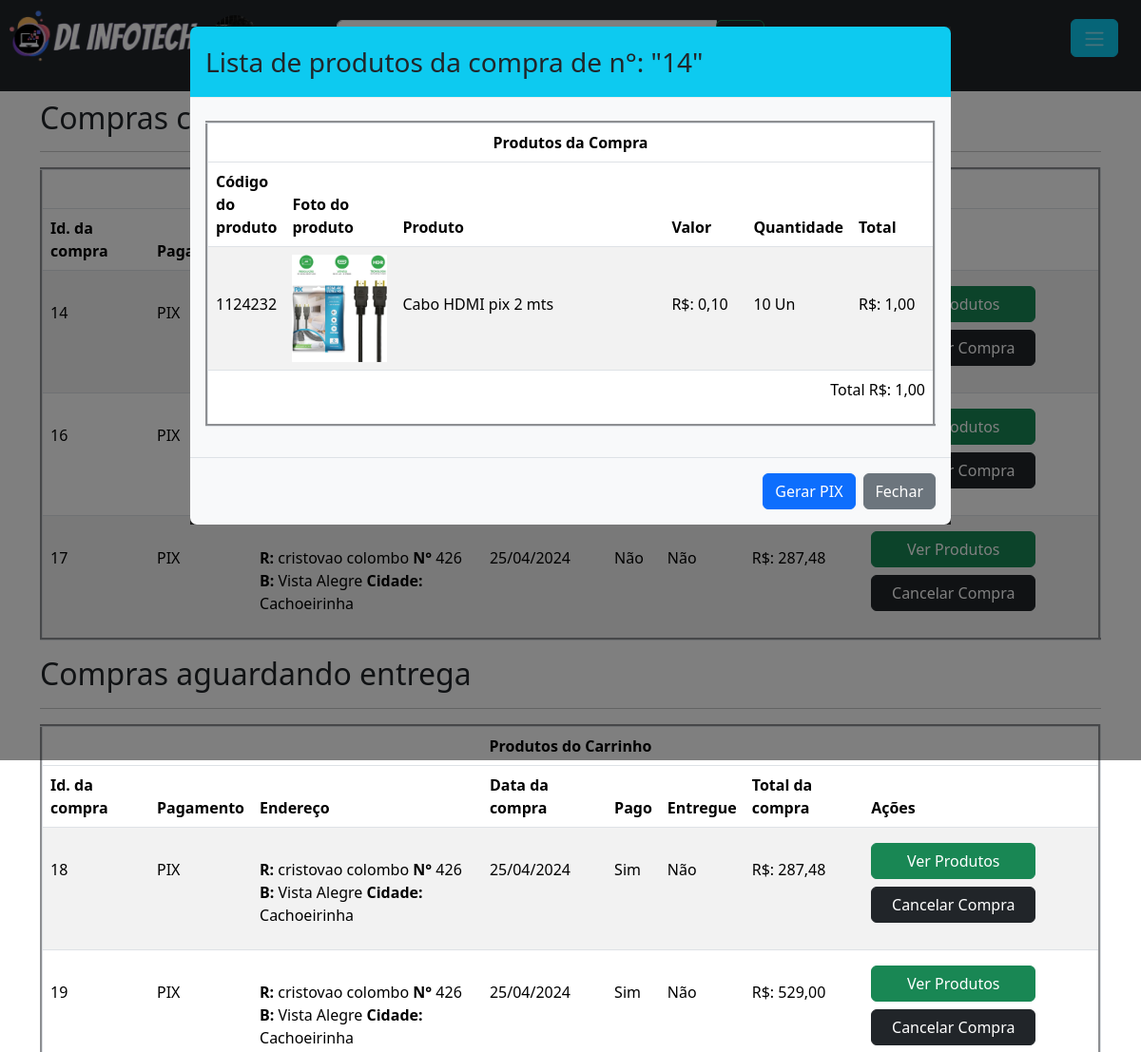
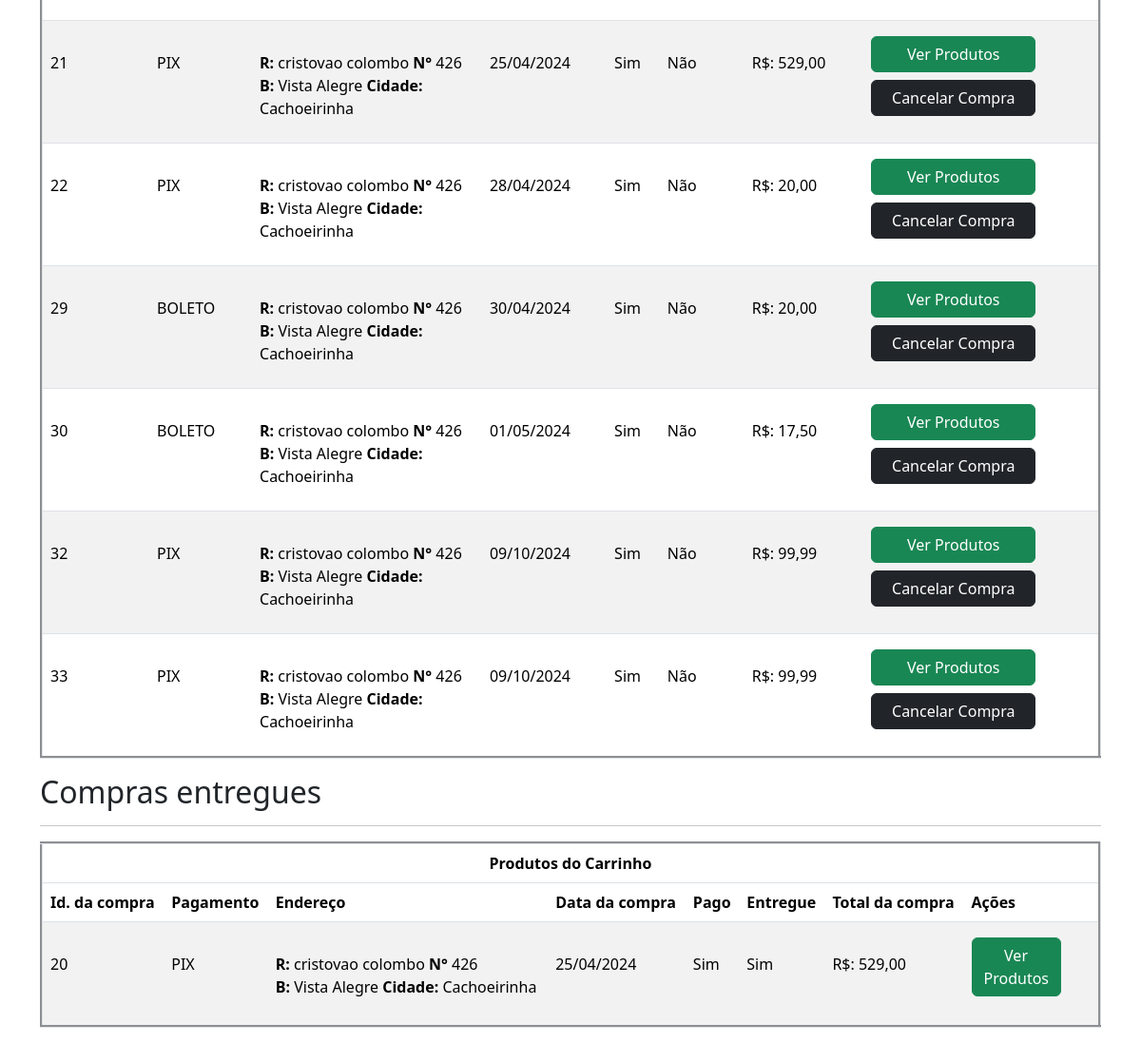
Page /usuario/compras.php?ver_pr_compra=14&lib=ok (signed in) on the committed database (2 pictures, top to bottom).
### tables this page shows
CREATE TABLE `itens_da_compra` (
  `id_item_compra` int(11) NOT NULL,
  `id_compra` int(11) NOT NULL,
  `id_produto` int(11) NOT NULL,
  `quantidade` double(10,2) NOT NULL,
  `data_item` datetime NOT NULL
);

CREATE TABLE `produtos` (
  `id_produto` int(11) NOT NULL,
  `cod_produto` varchar(40) NOT NULL,
  `nome` varchar(100) NOT NULL,
  `valor` double(10,2) NOT NULL,
  `quantidade` double(10,2) NOT NULL,
  `categoria` varchar(120) NOT NULL,
  `cor` varchar(15) NOT NULL,
  `voltagem` varchar(10) NOT NULL,
  `v_110` int(1) NOT NULL,
  `v_220` int(1) NOT NULL,
  `v_bivolt` int(1) NOT NULL,
  `s_volt` int(1) NOT NULL,
  `descricao` varchar(250) NOT NULL,
  `status` int(1) NOT NULL,
  `foto` varchar(100) NOT NULL,
  `foto_1` varchar(50) NOT NULL,
  `foto_2` varchar(50) NOT NULL,
  `foto_3` varchar(50) NOT NULL,
  `foto_4` varchar(50) NOT NULL,
  `foto_5` varchar(50) NOT NULL,
  `foto_6` varchar(50) NOT NULL,
  `var_cores` int(1) NOT NULL,
  `link_110` varchar(50) NOT NULL,
  `link_220` varchar(50) NOT NULL,
  `link_bivolt` varchar(50) NOT NULL,
  `azul` int(1) NOT NULL,
  `vermelho` int(1) NOT NULL,
  `preto` int(1) NOT NULL,
  `branco` int(1) NOT NULL,
  `amarelo` int(1) NOT NULL,
  `verde` int(1) NOT NULL,
  `laranja` int(1) NOT NULL,
  `cinza` int(1) NOT NULL,
  `rosa` int(1) NOT NULL,
  `marrom` int(1) NOT NULL,
  `roxo` int(1) NOT NULL,
  `prata` int(1) NOT NULL,
  `dourado` int(1) NOT NULL,
  `link_azul` varchar(45) NOT NULL,
  `link_vermelho` varchar(45) NOT NULL,
  `link_preto` varchar(45) NOT NULL,
  `link_branco` varchar(45) NOT NULL,
  `link_amarelo` varchar(45) NOT NULL,
  `link_verde` varchar(45) NOT NULL,
  `link_laranja` varchar(45) NOT NULL,
  `link_cinza` varchar(45) NOT NULL,
  `link_rosa` varchar(45) NOT NULL,
  `link_marrom` varchar(45) NOT NULL,
  `link_roxo` varchar(45) NOT NULL,
  `link_prata` varchar(45) NOT NULL,
  `link_dourado` varchar(45) NOT NULL
);

CREATE TABLE `compras` (
  `id_compra` int(11) NOT NULL,
  `id_usuario` int(11) NOT NULL,
  `id_endereco` int(11) NOT NULL,
  `data` datetime NOT NULL,
  `total` double(10,2) NOT NULL,
  `autorizado` int(1) NOT NULL,
  `sel_entrega` int(1) NOT NULL,
  `entregue` int(1) NOT NULL,
  `pagamento` varchar(30) NOT NULL,
  `parcelas` int(3) NOT NULL
);

CREATE TABLE `endereco_usuario` (
  `id_endereco` int(11) NOT NULL,
  `id_usuario` int(11) NOT NULL,
  `CEP` varchar(9) NOT NULL,
  `logradouro` varchar(120) NOT NULL,
  `bairro` varchar(60) NOT NULL,
  `cidade` varchar(60) NOT NULL,
  `UF` varchar(2) NOT NULL,
  `numero` int(6) NOT NULL,
  `complemento` varchar(60) NOT NULL,
  `ponto_referencia` varchar(100) NOT NULL,
  `retirada_com` varchar(100) NOT NULL,
  `telefone_entrega` varchar(15) NOT NULL
);

### verifica_session.php (called while the page is built, shortened)
<?php
if(empty($_SESSION['id_usuario'])){
	$logado = 0;
	session_destroy();
	}else{
        $id_usuario = $_SESSION['id_usuario'];
	}
?>

### usuario/compras.php (the view, shortened to what this page needs)
<?php
require_once('../verifica_session.php');
require_once("../database.php");
$sql = "SELECT * FROM compras WHERE id_usuario = '".$id_usuario."'";
$consulta = $conexao->query($sql);
$dados_a = $consulta->fetchALL(PDO::FETCH_ASSOC);
require_once 'cabecalho.php';
if(isset($_GET['ver_pr_compra'])){
	$id_venda_lista = $_GET['ver_pr_compra'];
        $sql_90 = "SELECT id_compra,pagamento FROM compras WHERE id_compra = '".$id_venda_lista."'";
	$consulta_90 = $conexao->query($sql_90);
	$dados_90 = $consulta_90->fetch(PDO::FETCH_ASSOC);
	$sql_10 = "SELECT * FROM itens_da_compra WHERE id_compra = '".$id_venda_lista."'";
	$consulta_10 = $conexao->query($sql_10);
	$dados_ab = $consulta_10->fetchALL(PDO::FETCH_ASSOC);
	echo  '<div class="modal fade modal-lg" id="exemplomodal">
  <div class="modal-dialog">
    <div class="modal-content ">
      <div class="modal-header bg-info">
        <h3 class="modal-title">Lista de produtos da compra de n°: "'.$id_venda_lista.'"</h3>
      </div>
      <div class="modal-body bg-light">';
		echo '<table class="table table-striped mt-2" border="3">
                <thead>
                    <tr align="center">
                        <th colspan="8">Produtos da Compra</th>
                    </tr>
                    <tr>
                        <th>Código do produto</th>
                        <th>Foto do produto </th>
                        <th>Produto</th>
                        <th>Valor</th>
                        <th>Quantidade</th>
                        <th>Total</th>
                    </tr>
                </thead>
                <tbody>';
	$total_somado = 0;
	foreach($dados_ab as $d_ab){
	$id_produto_lista = $d_ab['id_produto'];
	$sql_100 = "SELECT * FROM produtos WHERE id_produto = '".$id_produto_lista."'";
	$consulta_100 = $conexao->query($sql_100);
	$dados_abc = $consulta_100->fetch(PDO::FETCH_ASSOC);
	$cod_produto = $dados_abc['cod_produto'];
        $nome = $dados_abc['nome'];
        $valor= $dados_abc['valor'];
        $quantidade= $d_ab['quantidade'];
	$foto_pr= $dados_abc['foto'];
	$total = $quantidade * $dados_abc['valor'];
        $total_somado += $total;
	echo '<tr style="height: 110px">
                <td><P style="margin-top: 40px">'.$cod_produto.'</P></td>
                <td><img style="width:100px "src="../img/produtos/'.$foto_pr.'"> </td>
                <td width="400"><P style="margin-top: 40px">'.$nome.'</P></td>
                <td><P style="margin-top: 40px; width: 70px">R$: '. number_format($valor,2,',','.').'</P></td>
                <td><P style="margin-top:40px ; width: 70px">'.$quantidade.' Un</P></td>
                <td><P style="margin-top: 40px; width: 70px"> R$: '.number_format($total,2,',','.').'</P></td></tr>';
	}
      echo '<tr><td align="right" colspan="6"><P >Total R$: '.number_format($total_somado,2,',','.').'</P></td></tr>
        </tbody></table></div>';
      if($dados_90['pagamento'] == 'PIX' && isset($_GET['lib'])){
        echo '<div class="modal-footer bg-light">
                <a class="btn btn-primary" href="../conclui_venda/pix/ver_pix.php?valor='.$total_somado.'" target="_blank">Gerar PIX</a>
                <button type="button" class="btn btn-secondary" data-bs-dismiss="modal">Fechar</button>
            </div>';
        }elseif ($dados_90['pagamento'] == 'BOLETO' && isset($_GET['lib'])) {
        echo '<div class="modal-footer bg-light">
                <a class="btn btn-primary" href="../conclui_venda/boleto/ver_boleto.php?valor='.$total_somado.'" target="_blank">Gerar Boleto</a>
                <button type="button" class="btn btn-secondary" data-bs-dismiss="modal">Fechar</button>
            </div>';
    }else{
        echo '<div class="modal-footer bg-light">
                <button type="button" class="btn btn-secondary" data-bs-dismiss="modal">Fechar</button>
            </div>';
    }
      echo '</div>
  </div>
</div>';
}
?>
<div class="container" style="margin-top:105px">
<h2>Compras com pagamento não confirmado</h2><hr>
<?php
$cont=0;
foreach($dados_a as $d_1){
if($d_1['autorizado'] == 0){ $cont += 1;}
}
if($cont > 0){
	  echo '<table class="table table-striped mt-2" border="3">
                <thead>
                    <tr align="center">
                        <th colspan="8">Produtos do Carrinho</th>
                    </tr>
                    <tr>
                        <th>Id. da compra</th>
                        <th>Pagamento</th>
                        <th>Endereço</th>
                        <th>Data da compra</th>
                        <th>Pago</th>
                        <th>Entregue</th>
                        <th>Total da compra</th>
                        <th>Ações</th>
                    </tr>
                </thead>
                <tbody>';
                foreach ($dados_a as $d_2){
                $id_compra = $d_2['id_compra'];
		if($d_2['autorizado'] == 0 && $d_2['entregue'] == 0 ){
                $sql = "SELECT * FROM compras  WHERE id_compra = ?";
                $consulta = $conexao->prepare($sql);
                $consulta->execute(array($id_compra));
                $dados = $consulta->fetch(PDO::FETCH_ASSOC);
                $data = $d_2['data'];
                $total= $d_2['total'];
                $autorizado= $d_2['autorizado'];
				if($autorizado == 0){ $pago = 'Não';
				}else{
					$pago = 'Sim';
				}
                $entregue= $dados['entregue'];
				if($entregue == 0){ $ent = 'Não';
				}else{
					$ent = 'Sim';
				}
				$pagamento= $d_2['pagamento'];
				$id_endereco = $d_2['id_endereco'];
				$sqlend = "SELECT * FROM endereco_usuario WHERE id_endereco = '".$id_endereco."'";
				$consultaend = $conexao->query($sqlend);
				$dados_end = $consultaend->fetch(PDO::FETCH_ASSOC);
				$endereco = '<strong>R:</strong> '.$dados_end['logradouro'].' <strong>N°</strong> '.$dados_end['numero'].'<br><strong>B: </strong>'.$dados_end['bairro'].' <strong>Cidade:</strong> '.$dados_end['cidade'].'';
			    echo '<tr style="height: 110px">
                <td><P class="mt-4">'.$id_compra.'</P></td>
                <td><P class="mt-4">'.$pagamento.'</P></td>
                <td><P class="mt-4">'.$endereco.'</P></td>
                <td><P class="mt-4">'.date_format(new DateTime($data),"d/m/Y").'</P></td>
                <td><P class="mt-4">'.$pago.'</P></td>
                <td><P class="mt-4">'.$ent.'</P></td>
                <td><P class="mt-4"> R$: '.number_format($total,2,',','.').'</P></td>
                <td><a class="btn btn-success w-75 mt-2" href="?ver_pr_compra='.$id_compra.'&lib=ok">Ver Produtos</a>
                <a class="btn btn-dark mt-2 w-75" href="?cancelar_compra='.$id_compra.'">Cancelar Compra</a></td></tr>
';
				}}}else{ echo '<h3 class="alert alert-secondary text-center">Nenhum produto pendente de aprovação de pagamento</h3>';}
	echo '</tbody></table>';
?>
<h2>Compras aguardando entrega</h2><hr>
<?php
$cont_ent=0;
foreach($dados_a as $d_1){
if($d_1['autorizado'] == 1 && $d_1['entregue'] == 0){ $cont_ent += 1;}
}
if($cont_ent > 0){
	  echo '<table class="table table-striped mt-2" border="3">
                <thead>
                    <tr align="center">
                        <th colspan="8">Produtos do Carrinho</th>
                    </tr>
                    <tr>
                        <th>Id. da compra</th>
                        <th>Pagamento</th>
                        <th>Endereço</th>
                        <th>Data da compra</th>
                        <th>Pago</th>
                        <th>Entregue</th>
                        <th>Total da compra</th>
                        <th>Ações</th>
                    </tr>
                </thead>
                <tbody>';
                foreach ($dados_a as $d_2){
		$id_compra = $d_2['id_compra'];
		if($d_2['autorizado'] == 1 && $d_2['entregue'] == 0 ){
                $sql = "SELECT * FROM compras WHERE id_compra = ?";
                $consulta = $conexao->prepare($sql);
                $consulta->execute(array($id_compra));
                $dados = $consulta->fetch(PDO::FETCH_ASSOC);
                $data = $d_2['data'];
                $total= $d_2['total'];
                $autorizado= $d_2['autorizado'];
				if($autorizado == 0){ $pago = 'Não';
				}else{
					$pago = 'Sim';
				}
                $entregue= $dados['entregue'];
				if($entregue == 0){ $ent = 'Não';
				}else{
					$ent = 'Sim';
				}
				$pagamento= $d_2['pagamento'];
				$id_endereco = $d_2['id_endereco'];
				$sqlend = "SELECT * FROM endereco_usuario WHERE id_endereco = '".$id_endereco."'";
				$consultaend = $conexao->query($sqlend);
				$dados_end = $consultaend->fetch(PDO::FETCH_ASSOC);
				$endereco = '<strong>R:</strong> '.$dados_end['logradouro'].' <strong>N°</strong> '.$dados_end['numero'].'<br><strong>B: </strong>'.$dados_end['bairro'].' <strong>Cidade:</strong> '.$dados_end['cidade'].'';
			    echo '<tr style="height: 110px">
                <td><P class="mt-4">'.$id_compra.'</P></td>
                <td><P class="mt-4">'.$pagamento.'</P></td>
                <td><P class="mt-4">'.$endereco.'</P></td>
                <td><P class="mt-4">'.date_format(new DateTime($data),"d/m/Y").'</P></td>
                <td><P class="mt-4">'.$pago.'</P></td>
                <td><P class="mt-4">'.$ent.'</P></td>
                <td><P class="mt-4"> R$: '.number_format($total,2,',','.').'</P></td>
                <td><a class="btn btn-success w-75 mt-2" href="?ver_pr_compra='.$id_compra.'">Ver Produtos</a>
                <a class="btn btn-dark mt-2 w-75" href="?cancelar_compra='.$id_compra.'">Cancelar Compra</a></td></tr>
';
				}}}else{ echo '<h3 class="alert alert-secondary text-center">Nenhum produto pendente de entrega</h3>';}
	echo '</tbody></table>';
	?>
<h2>Compras entregues</h2><hr>
<?php
$cont_faturado=0;
foreach($dados_a as $d_1){
if($d_1['autorizado'] == 1 && $d_1['entregue'] == 1){ $cont_faturado += 1;}
}
if($cont_faturado > 0){
	  echo '<table class="table table-striped mt-2" border="3">
                <thead>
                    <tr align="center">
                        <th colspan="8">Produtos do Carrinho</th>
                    </tr>
                    <tr>
                        <th>Id. da compra</th>
                        <th>Pagamento</th>
                        <th>Endereço</th>
                        <th>Data da compra</th>
                        <th>Pago</th>
                        <th>Entregue</th>
                        <th>Total da compra</th>
                        <th>Ações</th>
                    </tr>
                </thead>
                <tbody>';
                foreach ($dados_a as $d_2){
		$id_compra = $d_2['id_compra'];
		if($d_2['autorizado'] == 1 && $d_2['entregue'] == 1 ){
                $sql = "SELECT * FROM compras WHERE id_compra = ?";
                $consulta = $conexao->prepare($sql);
                $consulta->execute(array($id_compra));
                $dados = $consulta->fetch(PDO::FETCH_ASSOC);
                $data = $d_2['data'];
                $total= $d_2['total'];
                $autorizado= $d_2['autorizado'];
				if($autorizado == 0){ $pago = 'Não';
				}else{
					$pago = 'Sim';
				}
                $entregue= $dados['entregue'];
				if($entregue == 0){ $ent = 'Não';
				}else{
					$ent = 'Sim';
				}
				$pagamento= $d_2['pagamento'];
				$id_endereco = $d_2['id_endereco'];
				$sqlend = "SELECT * FROM endereco_usuario WHERE id_endereco = '".$id_endereco."'";
				$consultaend = $conexao->query($sqlend);
				$dados_end = $consultaend->fetch(PDO::FETCH_ASSOC);
				$endereco = '<strong>R:</strong> '.$dados_end['logradouro'].' <strong>N°</strong> '.$dados_end['numero'].'<br><strong>B: </strong>'.$dados_end['bairro'].' <strong>Cidade:</strong> '.$dados_end['cidade'].'';
			    echo '<tr style="height: 110px">
                <td><P class="mt-4">'.$id_compra.'</P></td>
                <td><P class="mt-4">'.$pagamento.'</P></td>
                <td><P class="mt-4">'.$endereco.'</P></td>
                <td><P class="mt-4">'.date_format(new DateTime($data),"d/m/Y").'</P></td>
                <td><P class="mt-4">'.$pago.'</P></td>
                <td><P class="mt-4">'.$ent.'</P></td>
                <td><P class="mt-4"> R$: '.number_format($total,2,',','.').'</P></td>
                <td><a class="btn btn-success w-75 mt-2" href="?ver_pr_compra='.$id_compra.'">Ver Produtos</a>
                </td></tr>
';
				}}}else{ echo '<h3 class="alert alert-secondary text-center">Nenhuma compra efetuada ou entregue</h3>';}
	echo '</tbody></table>';
	?>
</div>

### css/modal.css (style rules this page uses)
.modal-content { background-color: #1C1C1C; border-radius: 0; border: none; }
.modal-header { border-bottom-color: #eeeeee; background-color: #fafafa; }

### rows in the picture
itens_da_compra: id_produto.cod_produto "1124232", id_produto.foto (picture), id_produto.nome "Cabo HDMI pix 2 mts", id_produto.valor "0,10", quantidade "10", quantidade.valor "1,00"
compras: id_compra "14", pagamento "PIX"
compras: id_compra "16", pagamento "PIX"
compras: id_compra "17", pagamento "PIX", id_endereco.logradouro "cristovao colombo", id_endereco.numero "426", id_endereco.bairro "Vista Alegre", id_endereco.cidade "Cachoeirinha", data "25/04/2024", autorizado "Não", entregue "Não", total "287,48"
compras: id_compra "18", pagamento "PIX", id_endereco.logradouro "cristovao colombo", id_endereco.numero "426", id_endereco.bairro "Vista Alegre", id_endereco.cidade "Cachoeirinha", data "25/04/2024", autorizado "Sim", entregue "Não", total "287,48"
compras: id_compra "19", pagamento "PIX", id_endereco.logradouro "cristovao colombo", id_endereco.numero "426", id_endereco.bairro "Vista Alegre", id_endereco.cidade "Cachoeirinha", data "25/04/2024", autorizado "Sim", entregue "Não", total "529,00"
compras: id_compra "21", pagamento "PIX", id_endereco.logradouro "cristovao colombo", id_endereco.numero "426", id_endereco.bairro "Vista Alegre", id_endereco.cidade "Cachoeirinha", data "25/04/2024", autorizado "Sim", entregue "Não", total "529,00"
compras: id_compra "22", pagamento "PIX", id_endereco.logradouro "cristovao colombo", id_endereco.numero "426", id_endereco.bairro "Vista Alegre", id_endereco.cidade "Cachoeirinha", data "28/04/2024", autorizado "Sim", entregue "Não", total "20,00"
compras: id_compra "29", pagamento "BOLETO", id_endereco.logradouro "cristovao colombo", id_endereco.numero "426", id_endereco.bairro "Vista Alegre", id_endereco.cidade "Cachoeirinha", data "30/04/2024", autorizado "Sim", entregue "Não", total "20,00"
compras: id_compra "30", pagamento "BOLETO", id_endereco.logradouro "cristovao colombo", id_endereco.numero "426", id_endereco.bairro "Vista Alegre", id_endereco.cidade "Cachoeirinha", data "01/05/2024", autorizado "Sim", entregue "Não", total "17,50"
compras: id_compra "32", pagamento "PIX", id_endereco.logradouro "cristovao colombo", id_endereco.numero "426", id_endereco.bairro "Vista Alegre", id_endereco.cidade "Cachoeirinha", data "09/10/2024", autorizado "Sim", entregue "Não", total "99,99"
compras: id_compra "33", pagamento "PIX", id_endereco.logradouro "cristovao colombo", id_endereco.numero "426", id_endereco.bairro "Vista Alegre", id_endereco.cidade "Cachoeirinha", data "09/10/2024", autorizado "Sim", entregue "Não", total "99,99"
compras: id_compra "20", pagamento "PIX", id_endereco.logradouro "cristovao colombo", id_endereco.numero "426", id_endereco.bairro "Vista Alegre", id_endereco.cidade "Cachoeirinha", data "25/04/2024", autorizado "Sim", entregue "Sim", total "529,00"

### other values in the picture
$id_venda_lista "14"
$total_somado "1,00"
